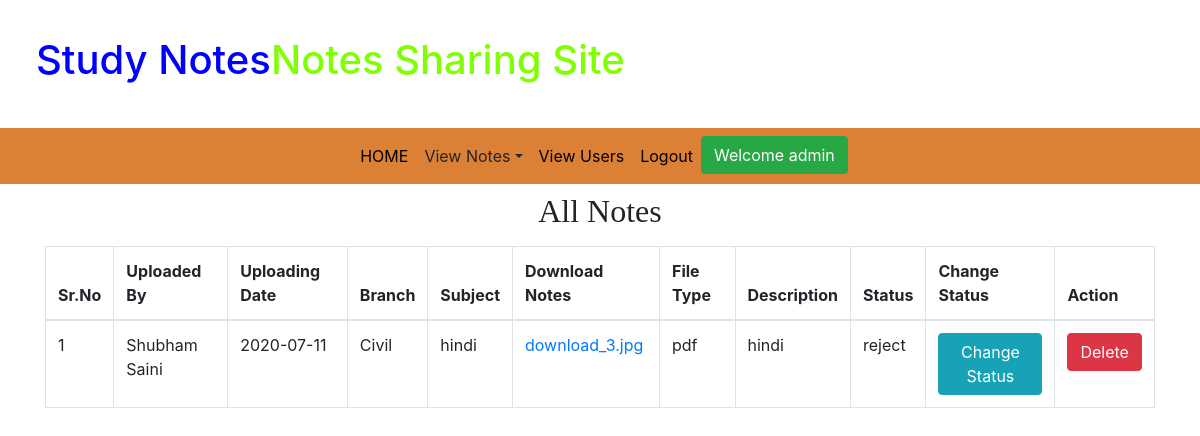
Screenshot of /rejected_notes/ (signed in) with the database file from the repository.
### app/models.py (models this page shows, shortened)
class Notes(models.Model):
    user = models.ForeignKey(User, on_delete=models.CASCADE, null=True)
    uploading_date = models.CharField(max_length=10, null=True)
    branch = models.CharField(max_length=30)
    subject = models.CharField(max_length=20)
    notesfile = models.FileField()
    filetype = models.CharField(max_length=30,null=True)
    description = models.CharField(max_length=300,null=True)
    status = models.CharField(max_length=15,null=True)

### app/views.py (the view)
# urls.py: path('rejected_notes/', rejected_notes, name = 'rejected_notes'),
def rejected_notes(request):
    if not request.user.is_staff:
        return redirect('login_admin')
    status = Notes.objects.filter(status='reject')
    d = {'status': status}
    return render(request, 'rejected_notes.html',d)

### app/templates/rejected_notes.html
{% extends 'admin_home.html' %}
{% block body %}
<div class="container text-center mt-2" style="font-family: Monotype Corsiva">
    <h2>All Notes</h2>
</div>
<div class="container mt-3">
    <table class="table table-bordered">
        <thead>
            <tr>
                <th>Sr.No</th>
                <th>Uploaded By</th>
                <th>Uploading Date</th>
                <th>Branch</th>
                <th>Subject</th>
                <th>Download Notes</th>
                <th>File Type</th>
                <th>Description</th>
                <th>Status</th>
                <th>Change Status</th>
                <th>Action</th>
            </tr>
        </thead>
        <tbody>
            {% for i in status %}
            <tr>
                <td>{{forloop.counter}}</td>
                <td>{{i.user.first_name}} {{i.user.last_name}}</td>
                <td>{{i.uploading_date}}</td>
                <td>{{i.branch}}</td>
                <td>{{i.subject}}</td>
                <td><a href="{{i.notesfile.url}}" download>{{i.notesfile}}</a></td>
                <td>{{i.filetype}}</td>
                <td>{{i.description}}</td>
                <td>{{i.status}}</td>
                <td><a href="{% url 'status' i.id %}" class="btn btn-info">Change Status</a></td>
                <td><a class="btn btn-danger" href="{% url 'deletenotes_admin' i.id %}">Delete</a>
            </tr>
            {% endfor %}
        </tbody>
    </table>
</div>
{% endblock %}

### app/templates/admin_navigation.html (shortened to what this page needs)
{% load static %}
<!DOCTYPE html>
<html lang="en">
<head>
    <link rel="stylesheet" href="https://maxcdn.bootstrapcdn.com/bootstrap/4.3.1/css/bootstrap.min.css">
    <link rel="stylesheet" href="https://use.fontawesome.com/releases/v5.6.3/css/all.css"
>
    <link rel="stylesheet" href="{% static 'css/style.css' %}">
</head>
<body>
    <h1 style="padding: 3%;"><span style="color: blue;">Study Notes</span><span style="color: chartreuse;">Notes Sharing
            Site</span></h1>
    <nav class="navbar navbar-expand-sm justify-content-center" style="background-color: rgb(219, 128, 53);">
        <ul class="navbar-nav">
            <li class="navbar-item">
                <a class="nav-link" href="{% url 'admin_home' %}">HOME</a>
            </li>
            <li class="navbar-item dropdown">
               <a class="nav-link dropdown-toggle" data-toggle="dropdown">View Notes</a>
           </li>
            <li class="navbar-item">
                <a class="nav-link" href="{% url 'view_users' %}">View Users</a>
            </li>
            <li class="navbar-item">
                <a class="nav-link" href="{% url 'admin_logout' %}">Logout</a>
            </li>
            <li>
                <button class="btn btn-success">Welcome {{request.user.username}}</button>
            </li>
        </ul>
    </nav>
</body>
</html>
{% block body %}
{% endblock %}

### app/static/css/style.css (style rules this page uses)
.nav-link { color: black; }

### rows the page displays
Notes: user.first_name "Shubham", user.last_name "Saini", uploading_date "2020-07-11", branch "Civil", subject "hindi", notesfile "download_3.jpg", filetype "pdf", description "hindi", status "reject"

### other values shown
{{ request.user.username }} "admin"
